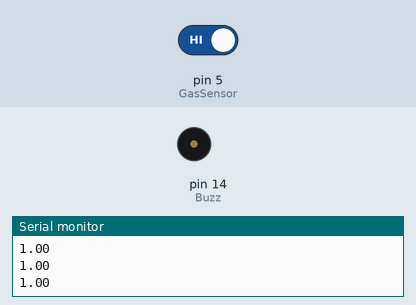
A sketch run on a simulated Arduino Uno, built with avr-gcc and run on an emulated ATmega328P. Shown: buzzer (waves = sounding, pin HIGH), the last lines printed to the serial monitor. Inputs (shaded band) come from the test bench; at power-on: pin 5 (GasSensor) HIGH.

Above: at 1.8 s.
1.9 s: pin 5 (GasSensor) driven LOW
At 3.7 s:
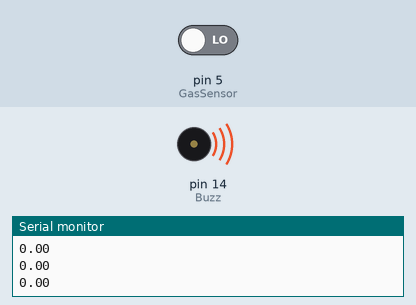
4.0 s: pin 5 (GasSensor) driven HIGH
At 5.4 s:
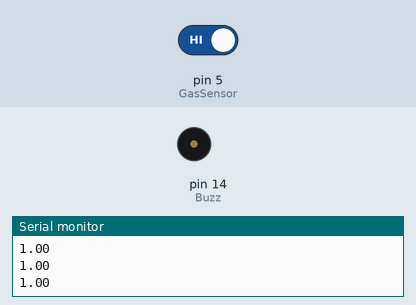
Timing chart, 0 to 7.0 s (numbered marks = the images above; inputs shaded):
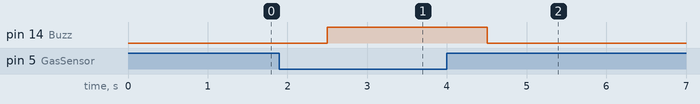

The sketch:

Co2_sensor.ino
```cpp
#include <Wire.h>
// #include <LiquidCrystal_I2C.h>

// Set the I2C address of the LCD module
// Use the command "i2c_scanner" to find the address if unknown
// #define LCD_ADDRESS 0x27

// Set the number of columns and rows of the LCD module
// #define LCD_COLUMNS 16
// #define LCD_ROWS     2


#define GasSensor    5
#define Buzz        14

// Create an instance of the LiquidCrystal_I2C class
// LiquidCrystal_I2C lcd(LCD_ADDRESS, LCD_COLUMNS, LCD_ROWS);

float value;
void setup() {
  // Initialize the Wire library
  Wire.begin();

  // Initialize the LCD module
  // lcd.begin();

  // // Turn on the backlight (optional)
  // lcd.backlight();

  // Print a message on the LCD

  Serial.begin(9600);
  pinMode(GasSensor, INPUT);
  pinMode(Buzz, OUTPUT);
  digitalWrite(Buzz,LOW);
}

void loop() {
  value = digitalRead(GasSensor);
  Serial.println(value);
  // lcd.setCursor(0, 0);  // Set the cursor to the beginning of the first line
  // lcd.print("Toxic Value:");
  // lcd.setCursor(12, 0);  // Set the cursor to the beginning of the second line
  // lcd.print(value);
  delay(500);
  if(value == 0)
  {
    // lcd.setCursor(0, 0);  // Set the cursor to the beginning of the first line
    // lcd.print("Smoke Detected");
    digitalWrite(Buzz,HIGH);
  }
  else
  {
    digitalWrite(Buzz,LOW);
  }
}
```

Measured:
- after the input at 1.9 s, pin 14 (Buzz): LOW → HIGH after 0.60 s
- after the input at 4.0 s, pin 14 (Buzz): HIGH → LOW after 0.50 s
